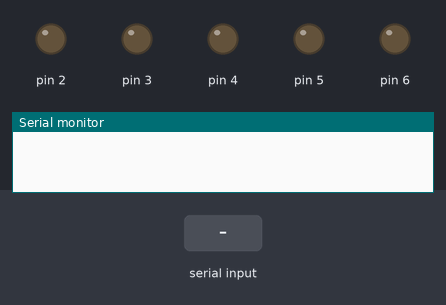
A sketch run on a simulated Arduino Uno, built with avr-gcc and run on an emulated ATmega328P. Parts: output pins drawn as LEDs (lit = HIGH), the last lines printed to the serial monitor. The inputs (shaded band) are chosen by the test bench.

Above: at 1.2 s.
1.3 s: "+" received over the second serial link
3.8 s: "90,45\n" received over the second serial link
At 4.7 s:
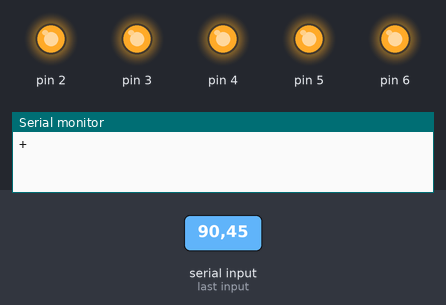
Timing chart, 0 to 6.8 s (numbered marks = the images above; inputs shaded):
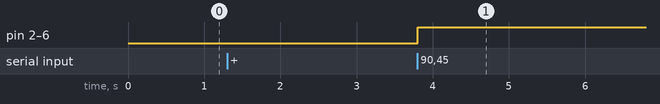

Measured:
- after the input at 3.8 s, pin 2–6: LOW → HIGH at once

The sketch:

Bluetooth_Proworthy12.ino
```cpp
#include<SoftwareSerial.h>
SoftwareSerial s1(9,11);

void setup()
{
  Serial.begin(9600);
  s1.begin(38400);
  for(int i=2;i<=6;i++)
  pinMode(i,OUTPUT);
 }


void loop()
{
  int a=0,b=0,sum=0,sub=0;
   if(s1.available())
  {
    String operator1=s1.readString();
    Serial.println(operator1);
    if(operator1=="+")
    {
                s1.println("Enter two numbers whose addition is less than 5");
                while(!s1.available())
                {
                }
                a=s1.read();
                while(!s1.available())
                {
                }
                b=s1.read();
                sum=a+b-48-48;
                s1.println(sum);
                switchon(sum);
    }
    else if(operator1=="-")
    {
                s1.println("Enter two numbers whose subraction is less than 5 and more than 0");
                while(!s1.available())
                {
                }
                a=s1.read();
                while(!s1.available())
                {
                }
                b=s1.read();
                sub=a-b;
                switchon(sub);
    }
  }
}

void switchon(int a)
{
  for(int i=2;i<a+2;i++)
  {
    digitalWrite(i,HIGH);
  }
}
```
